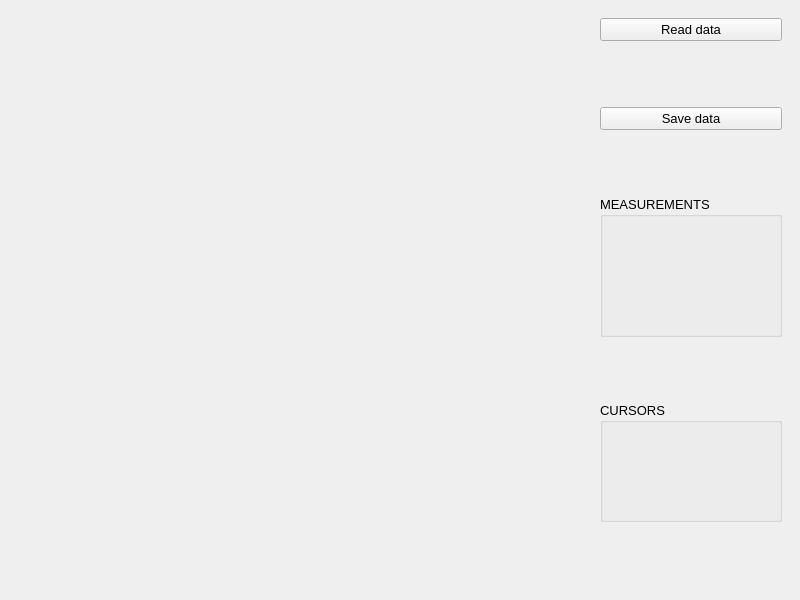
<?xml version="1.0" encoding="UTF-8"?>
<ui version="4.0">
 <class>PyQtScope</class>
 <widget class="QMainWindow" name="PyQtScope">
  <property name="geometry">
   <rect>
    <x>0</x>
    <y>0</y>
    <width>800</width>
    <height>600</height>
   </rect>
  </property>
  <property name="windowTitle">
   <string>PyQtScope</string>
  </property>
  <widget class="QWidget" name="centralWidget">
   <property name="minimumSize">
    <size>
     <width>800</width>
     <height>600</height>
    </size>
   </property>
   <layout class="QHBoxLayout" name="centralLayout">
    <item>
     <widget class="QWidget" name="plotWidget" native="true">
      <property name="sizePolicy">
       <sizepolicy hsizetype="Expanding" vsizetype="Preferred">
        <horstretch>0</horstretch>
        <verstretch>0</verstretch>
       </sizepolicy>
      </property>
      <property name="minimumSize">
       <size>
        <width>0</width>
        <height>0</height>
       </size>
      </property>
      <layout class="QVBoxLayout" name="plotLayout"/>
     </widget>
    </item>
    <item>
     <widget class="QWidget" name="controlWidget" native="true">
      <property name="sizePolicy">
       <sizepolicy hsizetype="Maximum" vsizetype="Preferred">
        <horstretch>0</horstretch>
        <verstretch>0</verstretch>
       </sizepolicy>
      </property>
      <property name="minimumSize">
       <size>
        <width>200</width>
        <height>0</height>
       </size>
      </property>
      <property name="font">
       <font>
        <pointsize>10</pointsize>
       </font>
      </property>
      <layout class="QVBoxLayout" name="controlLayout">
       <item>
        <widget class="QPushButton" name="readButton">
         <property name="text">
          <string>Read data</string>
         </property>
        </widget>
       </item>
       <item>
        <spacer name="spacer1">
         <property name="orientation">
          <enum>Qt::Vertical</enum>
         </property>
         <property name="sizeHint" stdset="0">
          <size>
           <width>20</width>
           <height>40</height>
          </size>
         </property>
        </spacer>
       </item>
       <item>
        <widget class="QPushButton" name="saveButton">
         <property name="text">
          <string>Save data</string>
         </property>
        </widget>
       </item>
       <item>
        <spacer name="spacer2">
         <property name="orientation">
          <enum>Qt::Vertical</enum>
         </property>
         <property name="sizeHint" stdset="0">
          <size>
           <width>20</width>
           <height>40</height>
          </size>
         </property>
        </spacer>
       </item>
       <item>
        <widget class="QGroupBox" name="measBox">
         <property name="title">
          <string>MEASUREMENTS</string>
         </property>
         <layout class="QVBoxLayout" name="measLayout">
          <item>
           <widget class="QLabel" name="meas1">
            <property name="text">
             <string/>
            </property>
           </widget>
          </item>
          <item>
           <widget class="QLabel" name="meas2">
            <property name="text">
             <string/>
            </property>
           </widget>
          </item>
          <item>
           <widget class="QLabel" name="meas3">
            <property name="text">
             <string/>
            </property>
           </widget>
          </item>
          <item>
           <widget class="QLabel" name="meas4">
            <property name="text">
             <string/>
            </property>
           </widget>
          </item>
          <item>
           <widget class="QLabel" name="meas5">
            <property name="text">
             <string/>
            </property>
           </widget>
          </item>
         </layout>
        </widget>
       </item>
       <item>
        <spacer name="spacer3">
         <property name="orientation">
          <enum>Qt::Vertical</enum>
         </property>
         <property name="sizeHint" stdset="0">
          <size>
           <width>20</width>
           <height>40</height>
          </size>
         </property>
        </spacer>
       </item>
       <item>
        <widget class="QGroupBox" name="cursBox">
         <property name="title">
          <string>CURSORS</string>
         </property>
         <layout class="QGridLayout" name="cursLayout">
          <item row="2" column="0">
           <widget class="QLabel" name="curs3">
            <property name="text">
             <string/>
            </property>
           </widget>
          </item>
          <item row="1" column="0">
           <widget class="QLabel" name="curs1">
            <property name="text">
             <string/>
            </property>
           </widget>
          </item>
          <item row="1" column="1">
           <widget class="QLabel" name="curs2">
            <property name="text">
             <string/>
            </property>
           </widget>
          </item>
          <item row="0" column="0" colspan="2">
           <widget class="QLabel" name="curst">
            <property name="text">
             <string/>
            </property>
           </widget>
          </item>
          <item row="2" column="1">
           <widget class="QLabel" name="curs4">
            <property name="text">
             <string/>
            </property>
           </widget>
          </item>
          <item row="3" column="0" colspan="2">
           <widget class="QLabel" name="delta">
            <property name="text">
             <string/>
            </property>
           </widget>
          </item>
         </layout>
        </widget>
       </item>
       <item>
        <spacer name="spacer4">
         <property name="orientation">
          <enum>Qt::Vertical</enum>
         </property>
         <property name="sizeHint" stdset="0">
          <size>
           <width>20</width>
           <height>40</height>
          </size>
         </property>
        </spacer>
       </item>
      </layout>
     </widget>
    </item>
   </layout>
  </widget>
 </widget>
 <resources/>
 <connections/>
</ui>
